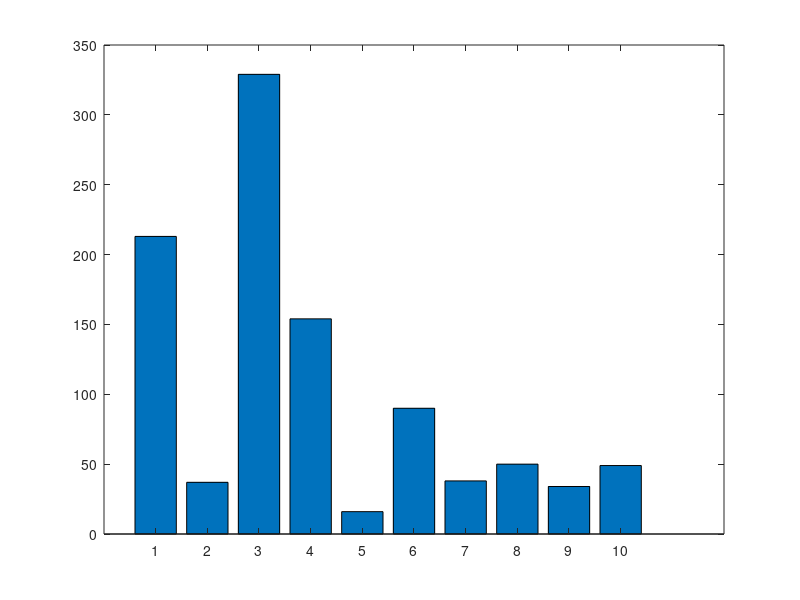

The MATLAB source for this figure: (Note: this script raises an error after producing the figure.)

subj = 1:10;
freq = [213,37,329,154,16,90,38,50,34,49];


b = bar(subj,freq);
xtips1 = b(1).XEndPoints;
ytips1 = b(1).YEndPoints;
labels1 = string(b(1).YData);
text(xtips1,ytips1,labels1,'HorizontalAlignment','center',...
    'VerticalAlignment','bottom')
xlabel('Subject')
ylabel('Frequency')
title('Frequency of Instance Per Subjects')
